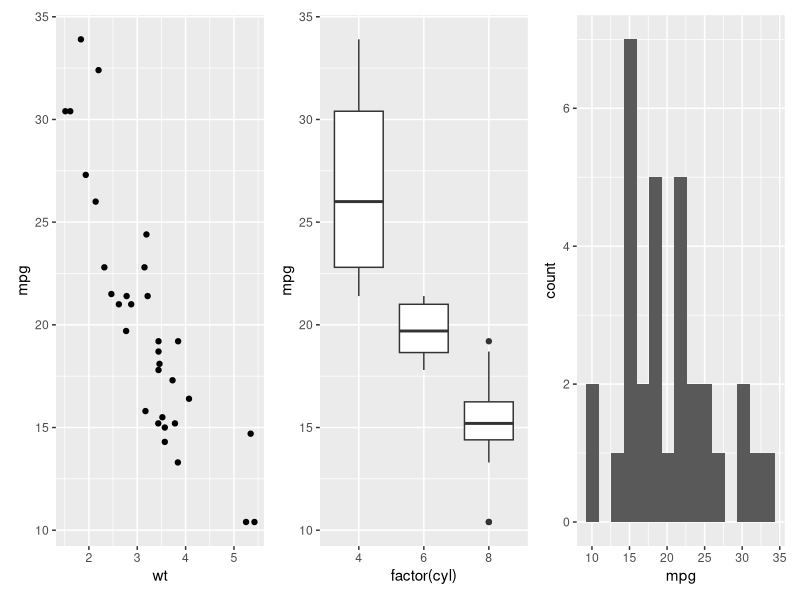
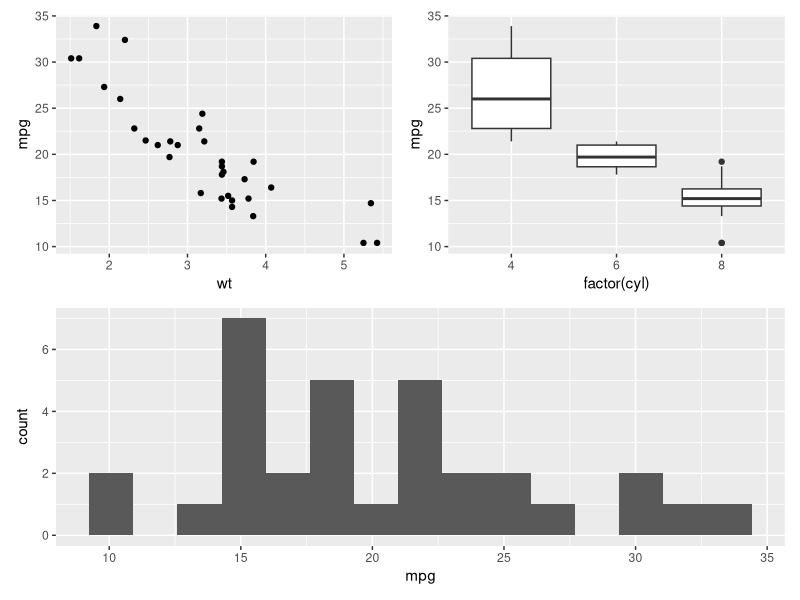

Write the R code that produced these figures, in order.
# ============================================================================ #
# REVELO Training - Data Viz 2025
# Visualizzazioni Avanzate - Esercizi
# ============================================================================ #

# SETUP ----------------------------------------------------------------------
# Carica i pacchetti necessari
library(tidyverse)
library(patchwork)
library(ggrepel)

# Carica i dati
data("mtcars")
data("diamonds")

# Simula dati gene expression per volcano plot
set.seed(42)
volcano_data <- data.frame(
  gene = paste0("Gene_", 1:1000),
  log2FC = rnorm(1000, mean = 0, sd = 2),
  pvalue = runif(1000, 0, 1)
) %>%
  mutate(padj = p.adjust(pvalue, method = "BH"))


# ============================================================================ #
# PARTE 1: PATCHWORK BASE
# ============================================================================ #

# --- Esercizio 1 -------------------------------------------------------------
# Obiettivo: Creare tre grafici separati da combinare
# - p1: scatterplot di mtcars (mpg vs wt)
# - p2: boxplot di mtcars (cyl vs mpg)
# - p3: histogram di mtcars (mpg)

p1 <- ggplot(mtcars, aes(x = wt, y = mpg)) +
  geom_point()

p2 <- ggplot(mtcars, aes(x = factor(cyl), y = mpg)) +
  geom_boxplot()

p3 <- ggplot(mtcars, aes(x = mpg)) +
  geom_histogram(bins = 15)




# --- Esercizio 2 -------------------------------------------------------------
# Obiettivo: Combinare i tre grafici affiancati con operatore +

p1 + p2 + p3  # <-- Usa l'operatore + per combinare




# --- Esercizio 3 -------------------------------------------------------------
# Obiettivo: Combinare i grafici in layout verticale con operatore /




# --- Esercizio 4 -------------------------------------------------------------
# Obiettivo: Creare layout con p1 e p2 affiancati sopra, p3 sotto occupando 
# tutta la larghezza usando parentesi: (p1 + p2) / p3

(p1 + p2) / p3  # <-- Layout con parentesi




# --- Esercizio 5 -------------------------------------------------------------
# Obiettivo: Usare plot_layout() per controllare proporzioni delle colonne
# Affianca p1 e p2 con widths = c(2, 1)




# --- Esercizio 6 -------------------------------------------------------------
# Obiettivo: Combinare p1, p2, p3 affiancati con legende collettive
# Usa plot_layout(guides = "collect")




# ============================================================================ #
# PARTE 2: PATCHWORK AVANZATO
# ============================================================================ #

# --- Esercizio 7 -------------------------------------------------------------
# Obiettivo: Aggiungere annotazioni globali a una composizione
# Usa plot_annotation() per titolo, sottotitolo e tag_levels = "A"




# --- Esercizio 8 -------------------------------------------------------------
# Obiettivo: Applicare theme_minimal() a tutti i subplot usando operatore &




# --- Esercizio 9 -------------------------------------------------------------
# Obiettivo: Applicare legend.position = "bottom" globalmente con &, poi 
# aggiungere plot_annotation con titolo "Multi-Panel Analysis"




# --- Esercizio 10 ------------------------------------------------------------
# Obiettivo: Creare layout custom usando design testuale
# Design:
#   AAB
#   CCC
# Dove A = p1, B = p2, C = p3




# --- Esercizio 11 ------------------------------------------------------------
# Obiettivo: Usare plot_spacer() per inserire spazio vuoto
# Layout: p1 affiancato a spacer affiancato a p2




# --- Esercizio 12 ------------------------------------------------------------
# Obiettivo: Combinare tutto - layout custom, tema globale, annotazioni
# (p1 + p2) / p3, tema bw, titolo "Complete Analysis", tags A/B/C




# ============================================================================ #
# PARTE 3: GGREPEL
# ============================================================================ #

# --- Esercizio 13 ------------------------------------------------------------
# Obiettivo: Creare scatterplot mtcars (wt vs mpg) con geom_text_repel()
# per etichettare tutte le auto (rownames)




# --- Esercizio 14 ------------------------------------------------------------
# Obiettivo: Usare geom_label_repel() invece di geom_text_repel()
# Impostare box.padding = 0.5, point.padding = 0.3




# --- Esercizio 15 ------------------------------------------------------------
# Obiettivo: Etichettare solo auto con mpg > 25
# Crea subset e usa geom_text_repel() solo per quel subset




# --- Esercizio 16 ------------------------------------------------------------
# Obiettivo: Controllare direzione repulsione - solo verticale (direction = "y")




# ============================================================================ #
# PARTE 4: HEATMAPS
# ============================================================================ #

# --- Esercizio 17 ------------------------------------------------------------
# Obiettivo: Trasformare mtcars in formato long per heatmap
# Usa pivot_longer() per tutte le colonne eccetto rownames




# --- Esercizio 18 ------------------------------------------------------------
# Obiettivo: Creare heatmap base con geom_tile()
# x = variable, y = car (rownames), fill = value




# --- Esercizio 19 ------------------------------------------------------------
# Obiettivo: Scalare i valori per variabile (Z-score) prima di plottare
# Usa group_by(variable) e mutate(value_scaled = scale(value)[,1])




# --- Esercizio 20 ------------------------------------------------------------
# Obiettivo: Applicare scala colori divergente (gradient2)
# low = "blue", mid = "white", high = "red", midpoint = 0




# --- Esercizio 21 ------------------------------------------------------------
# Obiettivo: Ruotare etichette asse x (45 gradi)
# Usa theme(axis.text.x = element_text(angle = 45, hjust = 1))




# --- Esercizio 22 ------------------------------------------------------------
# Obiettivo: Aggiungere bordi bianchi alle tiles
# geom_tile(color = "white", size = 0.5)




# ============================================================================ #
# PARTE 5: VOLCANO PLOTS
# ============================================================================ #

# --- Esercizio 23 ------------------------------------------------------------
# Obiettivo: Creare volcano plot base
# x = log2FC, y = -log10(padj), usa geom_point()




# --- Esercizio 24 ------------------------------------------------------------
# Obiettivo: Aggiungere categoria "significant" ai dati
# significant = TRUE se abs(log2FC) > 1 AND padj < 0.05
# Colorare punti in base a significant




# --- Esercizio 25 ------------------------------------------------------------
# Obiettivo: Aggiungere linee soglia
# geom_vline() a x = -1 e x = 1 (dashed)
# geom_hline() a y = -log10(0.05) (dashed)




# --- Esercizio 26 ------------------------------------------------------------
# Obiettivo: Creare categorie dettagliate di regolazione
# Up-regulated: log2FC > 1 & padj < 0.05
# Down-regulated: log2FC < -1 & padj < 0.05
# Not Significant: altri
# Usare scale_color_manual() con colori rosso, blu, grigio




# --- Esercizio 27 ------------------------------------------------------------
# Obiettivo: Identificare top 10 geni per significatività
# filter(significant == TRUE) %>% arrange(padj) %>% slice_head(n = 10)




# --- Esercizio 28 ------------------------------------------------------------
# Obiettivo: Aggiungere etichette ai top 10 geni con geom_text_repel()
# Evidenziare top genes con geom_point() di colore diverso




# ============================================================================ #
# PARTE 6: COMBINAZIONI AVANZATE
# ============================================================================ #

# --- Esercizio 29 ------------------------------------------------------------
# Obiettivo: Combinare volcano plot con barplot delle categorie
# p_volcano: volcano plot completo
# p_bars: geom_bar() delle categorie di regolazione
# Combinare con patchwork in layout 2:1




# --- Esercizio 30 ------------------------------------------------------------
# Obiettivo: Multi-panel completo
# Creare 4 grafici:
# 1. Histogram di log2FC
# 2. Density plot di -log10(padj)
# 3. Barplot delle categorie
# 4. Volcano plot
# Combinare con layout custom, tema unificato, annotazioni globali




# ============================================================================ #
# FINE ESERCIZI
# Ottimo lavoro! Hai completato tutti gli esercizi sulle visualizzazioni 
# avanzate. Controlla le soluzioni per confrontare gli approcci.
# ============================================================================ #
